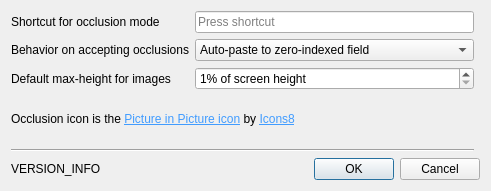
<?xml version="1.0" encoding="UTF-8"?>
<ui version="4.0">
 <class>Settings</class>
 <widget class="QDialog" name="Settings">
  <property name="geometry">
   <rect>
    <x>0</x>
    <y>0</y>
    <width>491</width>
    <height>191</height>
   </rect>
  </property>
  <property name="sizePolicy">
   <sizepolicy hsizetype="Fixed" vsizetype="Fixed">
    <horstretch>0</horstretch>
    <verstretch>0</verstretch>
   </sizepolicy>
  </property>
  <property name="windowTitle">
   <string>Closet For Anki Settings</string>
  </property>
  <layout class="QGridLayout" name="gridLayout">
   <item row="4" column="0" colspan="2">
    <widget class="Line" name="line">
     <property name="orientation">
      <enum>Qt::Horizontal</enum>
     </property>
    </widget>
   </item>
   <item row="5" column="1" colspan="2">
    <widget class="QDialogButtonBox" name="buttonBox">
     <property name="orientation">
      <enum>Qt::Horizontal</enum>
     </property>
     <property name="standardButtons">
      <set>QDialogButtonBox::Cancel|QDialogButtonBox::Ok</set>
     </property>
    </widget>
   </item>
   <item row="3" column="0" colspan="2">
    <widget class="QLabel" name="attribution">
     <property name="text">
      <string>&lt;html&gt;&lt;head/&gt;&lt;body&gt;&lt;p&gt;Occlusion icon is the &lt;a href=&quot;https://icons8.com/icons/set/picture-in-picture&quot;&gt;&lt;span style=&quot; text-decoration: underline; color:#419cff;&quot;&gt;Picture in Picture icon&lt;/span&gt;&lt;/a&gt; by &lt;a href=&quot;https://icons8.com&quot;&gt;&lt;span style=&quot; text-decoration: underline; color:#419cff;&quot;&gt;Icons8&lt;/span&gt;&lt;/a&gt;&lt;/p&gt;&lt;/body&gt;&lt;/html&gt;</string>
     </property>
    </widget>
   </item>
   <item row="0" column="1">
    <widget class="QKeySequenceEdit" name="occludeShortcut">
     <property name="toolTip">
      <string>&lt;html&gt;&lt;head/&gt;&lt;body&gt;&lt;p&gt;(default: &amp;quot;Ctrl+O&amp;quot;)&lt;/p&gt;&lt;/body&gt;&lt;/html&gt;</string>
     </property>
    </widget>
   </item>
   <item row="5" column="0">
    <widget class="QLabel" name="versionInfo">
     <property name="text">
      <string>VERSION_INFO</string>
     </property>
    </widget>
   </item>
   <item row="0" column="0">
    <widget class="QLabel" name="occludeLabel">
     <property name="toolTip">
      <string>&lt;html&gt;&lt;head/&gt;&lt;body&gt;&lt;p&gt;&lt;br/&gt;&lt;/p&gt;&lt;/body&gt;&lt;/html&gt;</string>
     </property>
     <property name="text">
      <string>Shortcut for occlusion mode</string>
     </property>
    </widget>
   </item>
   <item row="1" column="0">
    <widget class="QLabel" name="label">
     <property name="text">
      <string>Behavior on accepting occlusions</string>
     </property>
    </widget>
   </item>
   <item row="1" column="1">
    <widget class="QComboBox" name="occlusionAcceptBehavior">
     <item>
      <property name="text">
       <string>Auto-paste to zero-indexed field</string>
      </property>
     </item>
     <item>
      <property name="text">
       <string>Copy to clipboard</string>
      </property>
     </item>
    </widget>
   </item>
   <item row="2" column="0">
    <widget class="QLabel" name="label_2">
     <property name="text">
      <string>Default max-height for images</string>
     </property>
    </widget>
   </item>
   <item row="2" column="1">
    <widget class="QSpinBox" name="maxHeight">
     <property name="suffix">
      <string>% of screen height</string>
     </property>
     <property name="minimum">
      <number>1</number>
     </property>
     <property name="maximum">
      <number>100</number>
     </property>
    </widget>
   </item>
  </layout>
 </widget>
 <resources/>
 <connections>
  <connection>
   <sender>buttonBox</sender>
   <signal>accepted()</signal>
   <receiver>Settings</receiver>
   <slot>accept()</slot>
   <hints>
    <hint type="sourcelabel">
     <x>248</x>
     <y>254</y>
    </hint>
    <hint type="destinationlabel">
     <x>157</x>
     <y>274</y>
    </hint>
   </hints>
  </connection>
  <connection>
   <sender>buttonBox</sender>
   <signal>rejected()</signal>
   <receiver>Settings</receiver>
   <slot>reject()</slot>
   <hints>
    <hint type="sourcelabel">
     <x>316</x>
     <y>260</y>
    </hint>
    <hint type="destinationlabel">
     <x>286</x>
     <y>274</y>
    </hint>
   </hints>
  </connection>
 </connections>
</ui>
